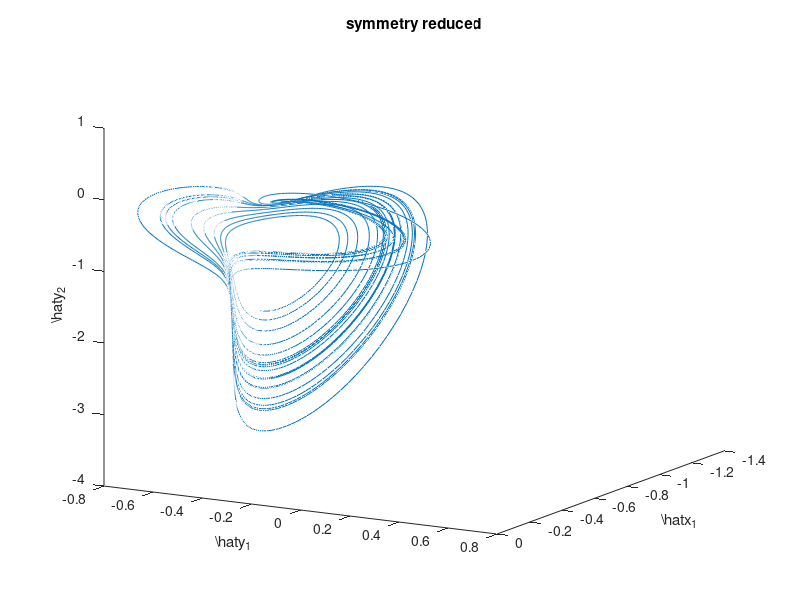

Reproduce this figure in MATLAB. (Note: this script raises an error after producing the figure.)
clear
hold off;
clc

load('movingframes.mat');

figure(1)

plot3(xhat(1,:),xhat(3,:),xhat(4,:))
view(120,15)

xlabel('\hat{x}_1')
ylabel('\hat{y}_1')
zlabel('\hat{y}_2')
title('symmetry reduced')

print -dpng movframes.png

xhatrotated = LieElement(pi/4,xhat);

figure(2)

plot3(xhatrotated(1,:), xhatrotated(3,:), xhatrotated(4,:))
xlabel('Rotated \hat{x}_1')
ylabel('Rotated \hat{y}_1')
zlabel('Rotated \hat{y}_2')

%subplot(2,2,1)

%plot3(xhat(1,:),xhat(2,:),xhat(3,:))
%view(120,15)

%xlabel('\hat{x}_1')
%ylabel('\hat{x}_2')
%zlabel('\hat{y}_1')

%subplot(2,2,2)

%plot3(xhat(1,:),xhat(3,:),xhat(4,:))
%view(120,15)

%xlabel('\hat{x}_1')
%ylabel('\hat{y}_1')
%zlabel('\hat{y}_2')

%subplot(2,2,3)

%plot3(xhat(3,:),xhat(4,:),xhat(2,:))
%view(120,15)

%xlabel('\hat{y}_1')
%ylabel('\hat{y}_2')
%zlabel('\hat{x}_2')

%subplot(2,2,4)

%plot3(xhat(4,:),xhat(2,:),xhat(1,:))
%view(120,15)

%xlabel('\hat{y}_2')
%ylabel('\hat{x}_2')
%zlabel('\hat{x}_1')
